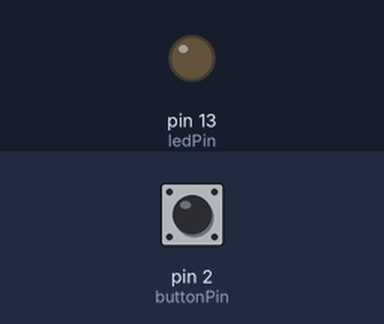
Simulated run of this sketch. Board: Arduino Uno, built with avr-gcc and run on an emulated ATmega328P. On the bench: output pins drawn as LEDs (lit = HIGH). Inputs (shaded band) come from the test bench; at power-on: pin 2 (buttonPin) LOW.

Above: at 1.2 s.
1.3 s: pin 2 (buttonPin) pulled HIGH for 0.15 s
At 2.3 s:
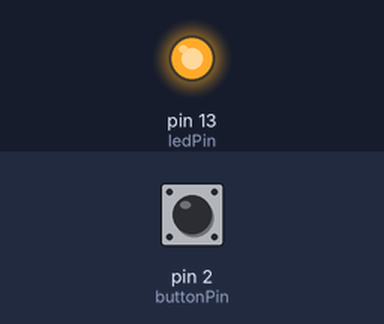
2.9 s: pin 2 (buttonPin) pulled HIGH for 1 s
At 4.8 s:
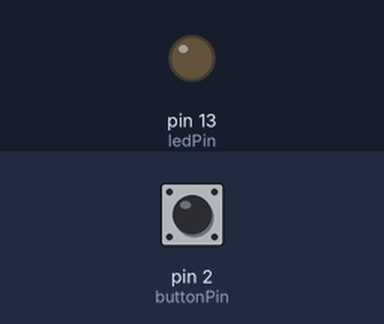
5.4 s: pin 2 (buttonPin) pulled HIGH for 3.2 s
At 9.6 s:
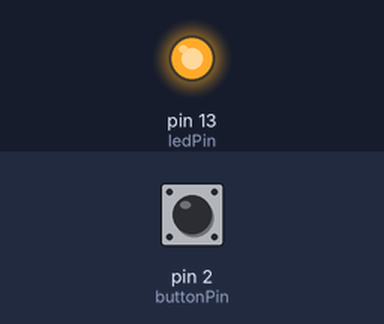
Timing chart, 0 to 11.1 s (numbered marks = the images above; inputs shaded):
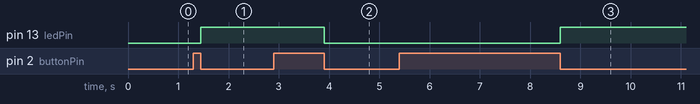

The sketch:

switch_led_states.ino
```cpp
// Definir los pines utilizados
const int ledPin = 13; // Pin para la luz LED
const int buttonPin = 2; // Pin para el botón

// Variable para almacenar el estado del botón
byte lastButtonState = LOW;
byte ledState = LOW;

void setup() {
  Serial.begin(9600);
  pinMode(ledPin, OUTPUT); // Configurar el pin de la luz LED como salida
  pinMode(buttonPin, INPUT); // Configurar el pin del botón como entrada
}

void loop() {
  // Leer el estado del botón
  byte buttonState = digitalRead(buttonPin);

  if (buttonState != lastButtonState) {

    lastButtonState = buttonState;
    if (buttonState == LOW) {
      ledState = (ledState == HIGH) ? LOW: HIGH;
      digitalWrite(ledPin, ledState);
    }
  }
  delay(1);
}
```

Measured:
- after the input at 1.3 s, pin 13 (ledPin): LOW → HIGH after 0.15 s
- after the input at 2.9 s, pin 13 (ledPin): HIGH → LOW after 1.0 s
- after the input at 5.4 s, pin 13 (ledPin): LOW → HIGH after 3.2 s
